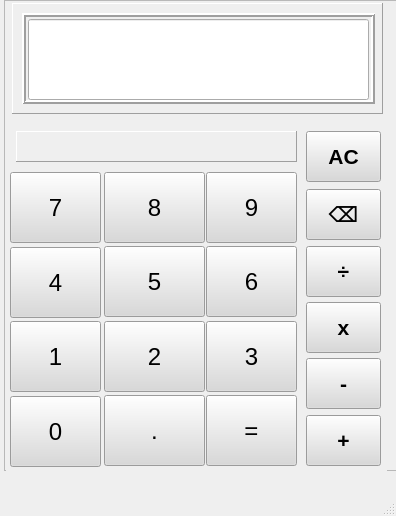
<?xml version="1.0" encoding="UTF-8"?>
<ui version="4.0">
 <class>MainWindow</class>
 <widget class="QMainWindow" name="MainWindow">
  <property name="geometry">
   <rect>
    <x>0</x>
    <y>0</y>
    <width>396</width>
    <height>516</height>
   </rect>
  </property>
  <property name="windowTitle">
   <string>MainWindow</string>
  </property>
  <widget class="QWidget" name="centralwidget">
   <widget class="QFrame" name="frame">
    <property name="geometry">
     <rect>
      <x>6</x>
      <y>121</y>
      <width>381</width>
      <height>351</height>
     </rect>
    </property>
    <property name="autoFillBackground">
     <bool>true</bool>
    </property>
    <property name="frameShape">
     <enum>QFrame::NoFrame</enum>
    </property>
    <property name="frameShadow">
     <enum>QFrame::Sunken</enum>
    </property>
    <widget class="QPushButton" name="Number7Button">
     <property name="geometry">
      <rect>
       <x>4</x>
       <y>51</y>
       <width>91</width>
       <height>71</height>
      </rect>
     </property>
     <property name="font">
      <font>
       <pointsize>18</pointsize>
      </font>
     </property>
     <property name="styleSheet">
      <string notr="true">QPushButton {background-color: #d9d9d9

}
</string>
     </property>
     <property name="text">
      <string>7</string>
     </property>
    </widget>
    <widget class="QPushButton" name="Number8Button">
     <property name="geometry">
      <rect>
       <x>98</x>
       <y>51</y>
       <width>101</width>
       <height>71</height>
      </rect>
     </property>
     <property name="font">
      <font>
       <pointsize>18</pointsize>
      </font>
     </property>
     <property name="styleSheet">
      <string notr="true">QPushButton {background-color: #d9d9d9

}
</string>
     </property>
     <property name="text">
      <string>8</string>
     </property>
    </widget>
    <widget class="QPushButton" name="Number4Button">
     <property name="geometry">
      <rect>
       <x>4</x>
       <y>126</y>
       <width>91</width>
       <height>71</height>
      </rect>
     </property>
     <property name="font">
      <font>
       <pointsize>18</pointsize>
      </font>
     </property>
     <property name="styleSheet">
      <string notr="true">QPushButton {background-color: #d9d9d9

}
</string>
     </property>
     <property name="text">
      <string>4</string>
     </property>
    </widget>
    <widget class="QPushButton" name="Number5Button">
     <property name="geometry">
      <rect>
       <x>98</x>
       <y>125</y>
       <width>101</width>
       <height>71</height>
      </rect>
     </property>
     <property name="font">
      <font>
       <pointsize>18</pointsize>
      </font>
     </property>
     <property name="styleSheet">
      <string notr="true">QPushButton {background-color: #d9d9d9

}
</string>
     </property>
     <property name="text">
      <string>5</string>
     </property>
    </widget>
    <widget class="QPushButton" name="Number2Button">
     <property name="geometry">
      <rect>
       <x>98</x>
       <y>200</y>
       <width>101</width>
       <height>71</height>
      </rect>
     </property>
     <property name="font">
      <font>
       <pointsize>18</pointsize>
      </font>
     </property>
     <property name="styleSheet">
      <string notr="true">QPushButton {background-color: #d9d9d9

}
</string>
     </property>
     <property name="text">
      <string>2</string>
     </property>
    </widget>
    <widget class="QPushButton" name="Number0Button">
     <property name="geometry">
      <rect>
       <x>4</x>
       <y>275</y>
       <width>91</width>
       <height>71</height>
      </rect>
     </property>
     <property name="font">
      <font>
       <pointsize>18</pointsize>
      </font>
     </property>
     <property name="styleSheet">
      <string notr="true">QPushButton {background-color: #d9d9d9

}
</string>
     </property>
     <property name="text">
      <string>0</string>
     </property>
    </widget>
    <widget class="QPushButton" name="DotButton">
     <property name="geometry">
      <rect>
       <x>98</x>
       <y>274</y>
       <width>101</width>
       <height>71</height>
      </rect>
     </property>
     <property name="font">
      <font>
       <pointsize>18</pointsize>
      </font>
     </property>
     <property name="styleSheet">
      <string notr="true">QPushButton {background-color: #d9d9d9

}
</string>
     </property>
     <property name="text">
      <string>.</string>
     </property>
    </widget>
    <widget class="QPushButton" name="Number1Button">
     <property name="geometry">
      <rect>
       <x>4</x>
       <y>200</y>
       <width>91</width>
       <height>71</height>
      </rect>
     </property>
     <property name="font">
      <font>
       <pointsize>18</pointsize>
      </font>
     </property>
     <property name="styleSheet">
      <string notr="true">QPushButton {background-color: #d9d9d9

}
</string>
     </property>
     <property name="text">
      <string>1</string>
     </property>
    </widget>
    <widget class="QPushButton" name="ResultButton">
     <property name="geometry">
      <rect>
       <x>200</x>
       <y>274</y>
       <width>91</width>
       <height>71</height>
      </rect>
     </property>
     <property name="font">
      <font>
       <pointsize>18</pointsize>
      </font>
     </property>
     <property name="styleSheet">
      <string notr="true">QPushButton {background-color: #d9d9d9

}
</string>
     </property>
     <property name="text">
      <string>=</string>
     </property>
    </widget>
    <widget class="QPushButton" name="Number6Button">
     <property name="geometry">
      <rect>
       <x>200</x>
       <y>125</y>
       <width>91</width>
       <height>71</height>
      </rect>
     </property>
     <property name="font">
      <font>
       <pointsize>18</pointsize>
      </font>
     </property>
     <property name="styleSheet">
      <string notr="true">QPushButton {background-color: #d9d9d9

}
</string>
     </property>
     <property name="text">
      <string>6</string>
     </property>
    </widget>
    <widget class="QPushButton" name="Number9Button">
     <property name="geometry">
      <rect>
       <x>200</x>
       <y>51</y>
       <width>91</width>
       <height>71</height>
      </rect>
     </property>
     <property name="font">
      <font>
       <pointsize>18</pointsize>
      </font>
     </property>
     <property name="styleSheet">
      <string notr="true">QPushButton {background-color: #d9d9d9

}
</string>
     </property>
     <property name="text">
      <string>9</string>
     </property>
    </widget>
    <widget class="QPushButton" name="Number3Button">
     <property name="geometry">
      <rect>
       <x>200</x>
       <y>200</y>
       <width>91</width>
       <height>71</height>
      </rect>
     </property>
     <property name="font">
      <font>
       <pointsize>18</pointsize>
      </font>
     </property>
     <property name="styleSheet">
      <string notr="true">QPushButton {background-color: #d9d9d9

}
</string>
     </property>
     <property name="text">
      <string>3</string>
     </property>
    </widget>
    <widget class="QPushButton" name="AdditionButton">
     <property name="geometry">
      <rect>
       <x>300</x>
       <y>294</y>
       <width>75</width>
       <height>51</height>
      </rect>
     </property>
     <property name="font">
      <font>
       <pointsize>16</pointsize>
       <bold>true</bold>
      </font>
     </property>
     <property name="styleSheet">
      <string notr="true">QPushButton {background-color: #d9d9d9

}
</string>
     </property>
     <property name="text">
      <string>+</string>
     </property>
    </widget>
    <widget class="QPushButton" name="SubtractButton">
     <property name="geometry">
      <rect>
       <x>300</x>
       <y>237</y>
       <width>75</width>
       <height>51</height>
      </rect>
     </property>
     <property name="font">
      <font>
       <pointsize>16</pointsize>
       <bold>true</bold>
      </font>
     </property>
     <property name="styleSheet">
      <string notr="true">QPushButton {background-color: #d9d9d9

}
</string>
     </property>
     <property name="text">
      <string>-</string>
     </property>
    </widget>
    <widget class="QPushButton" name="ProductButton">
     <property name="geometry">
      <rect>
       <x>300</x>
       <y>181</y>
       <width>75</width>
       <height>51</height>
      </rect>
     </property>
     <property name="font">
      <font>
       <pointsize>16</pointsize>
       <bold>true</bold>
      </font>
     </property>
     <property name="styleSheet">
      <string notr="true">QPushButton {background-color: #d9d9d9

}
</string>
     </property>
     <property name="text">
      <string>x</string>
     </property>
    </widget>
    <widget class="QPushButton" name="DivisionButton">
     <property name="geometry">
      <rect>
       <x>300</x>
       <y>125</y>
       <width>75</width>
       <height>51</height>
      </rect>
     </property>
     <property name="font">
      <font>
       <pointsize>16</pointsize>
       <bold>true</bold>
      </font>
     </property>
     <property name="styleSheet">
      <string notr="true">QPushButton {background-color: #d9d9d9

}
</string>
     </property>
     <property name="text">
      <string>÷</string>
     </property>
    </widget>
    <widget class="QPushButton" name="BackspaceButton">
     <property name="geometry">
      <rect>
       <x>300</x>
       <y>68</y>
       <width>75</width>
       <height>51</height>
      </rect>
     </property>
     <property name="font">
      <font>
       <pointsize>16</pointsize>
       <bold>true</bold>
      </font>
     </property>
     <property name="styleSheet">
      <string notr="true">QPushButton {background-color: #d9d9d9

}
</string>
     </property>
     <property name="text">
      <string>⌫</string>
     </property>
    </widget>
    <widget class="QPushButton" name="AcButton">
     <property name="geometry">
      <rect>
       <x>300</x>
       <y>10</y>
       <width>75</width>
       <height>51</height>
      </rect>
     </property>
     <property name="font">
      <font>
       <pointsize>16</pointsize>
       <bold>true</bold>
      </font>
     </property>
     <property name="styleSheet">
      <string notr="true">QPushButton {background-color: #d9d9d9

}
</string>
     </property>
     <property name="text">
      <string>AC</string>
     </property>
    </widget>
    <widget class="QFrame" name="frame_3">
     <property name="geometry">
      <rect>
       <x>10</x>
       <y>10</y>
       <width>281</width>
       <height>31</height>
      </rect>
     </property>
     <property name="frameShape">
      <enum>QFrame::Panel</enum>
     </property>
     <property name="frameShadow">
      <enum>QFrame::Raised</enum>
     </property>
    </widget>
   </widget>
   <widget class="QFrame" name="frame_2">
    <property name="geometry">
     <rect>
      <x>12</x>
      <y>3</y>
      <width>371</width>
      <height>111</height>
     </rect>
    </property>
    <property name="styleSheet">
     <string notr="true">

					</string>
    </property>
    <property name="frameShape">
     <enum>QFrame::Panel</enum>
    </property>
    <property name="frameShadow">
     <enum>QFrame::Raised</enum>
    </property>
    <widget class="QFrame" name="ScreenFrame">
     <property name="geometry">
      <rect>
       <x>10</x>
       <y>10</y>
       <width>353</width>
       <height>91</height>
      </rect>
     </property>
     <property name="frameShape">
      <enum>QFrame::Box</enum>
     </property>
     <property name="frameShadow">
      <enum>QFrame::Raised</enum>
     </property>
     <property name="lineWidth">
      <number>2</number>
     </property>
     <widget class="QLineEdit" name="ScreenlineEdit">
      <property name="geometry">
       <rect>
        <x>6</x>
        <y>6</y>
        <width>341</width>
        <height>81</height>
       </rect>
      </property>
      <property name="font">
       <font>
        <family>Digital-7</family>
        <pointsize>22</pointsize>
        <bold>false</bold>
       </font>
      </property>
      <property name="text">
       <string/>
      </property>
      <property name="readOnly">
       <bool>true</bool>
      </property>
     </widget>
    </widget>
   </widget>
   <widget class="QFrame" name="frame_4">
    <property name="geometry">
     <rect>
      <x>4</x>
      <y>0</y>
      <width>401</width>
      <height>471</height>
     </rect>
    </property>
    <property name="autoFillBackground">
     <bool>true</bool>
    </property>
    <property name="frameShape">
     <enum>QFrame::StyledPanel</enum>
    </property>
    <property name="frameShadow">
     <enum>QFrame::Raised</enum>
    </property>
   </widget>
   <zorder>frame_4</zorder>
   <zorder>frame</zorder>
   <zorder>frame_2</zorder>
  </widget>
  <widget class="QMenuBar" name="menubar">
   <property name="geometry">
    <rect>
     <x>0</x>
     <y>0</y>
     <width>396</width>
     <height>22</height>
    </rect>
   </property>
  </widget>
  <widget class="QStatusBar" name="statusbar"/>
 </widget>
 <resources/>
 <connections/>
</ui>
